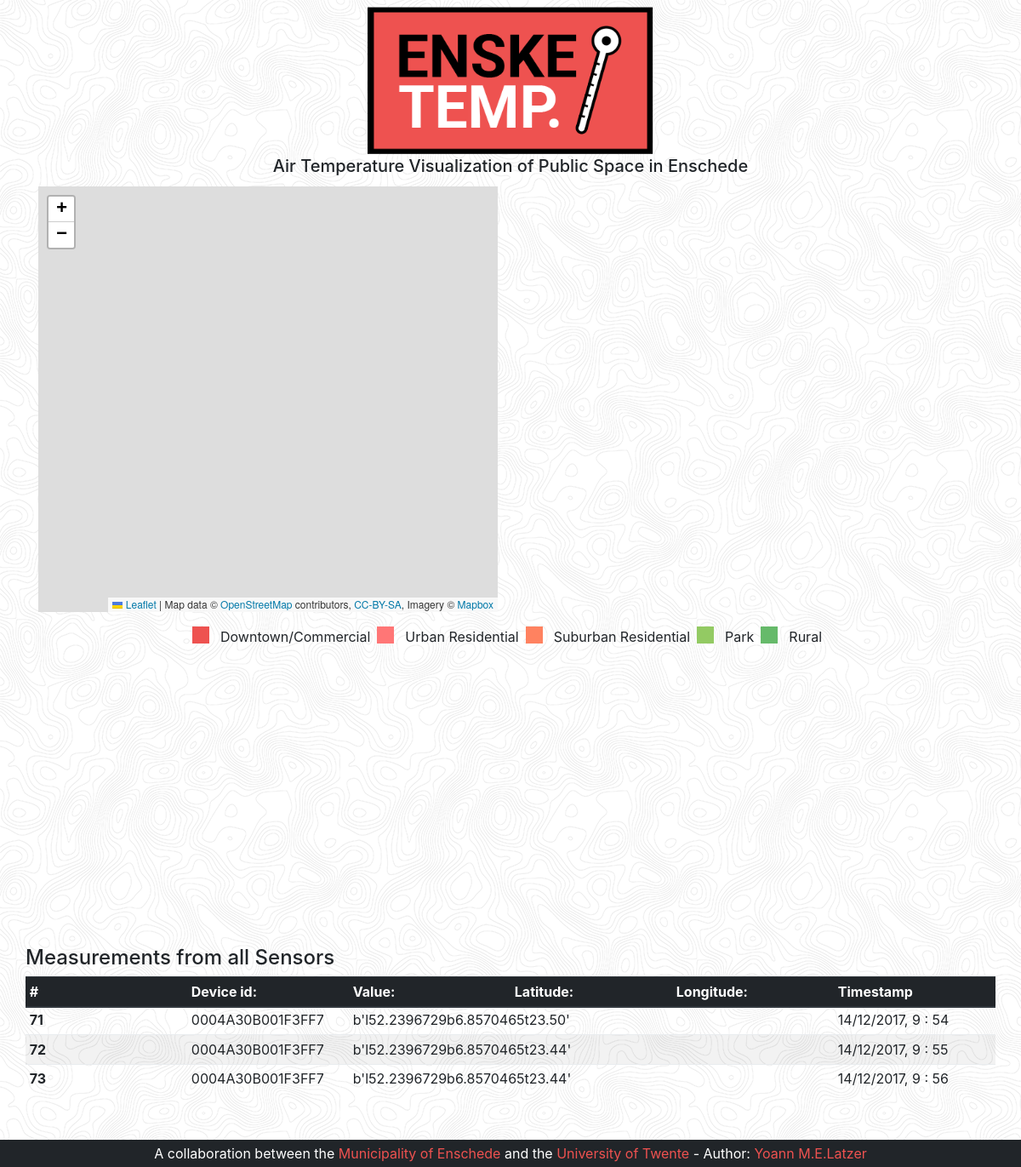
The page / on the database its author committed.
### main_app/models.py (models this page shows)
class Measurement(models.Model):
	measurement_type = models.CharField(max_length=100)
	device_id = models.CharField(max_length=100)
	value = models.CharField(max_length=50)
	latitude = models.CharField(max_length=50)
	longitude = models.CharField(max_length=50)
	day = models.IntegerField()
	month = models.IntegerField()
	year = models.IntegerField()
	hour = models.IntegerField()
	minute = models.IntegerField()
	def __str__(self):
		return '%s %s %s %s %s %s %s %s %s %s' % (self.device_id, self.value, self.latitude, self.longitude, self.day, self.month, self.year, self.hour, self.minute, self.id)

### main_app/views.py (the view)
# urls.py: url(r'^$', views.index)
def index(request, template="index.html"):
	measurements = Measurement.objects.all()
	last_object = Measurement.objects.latest('id')
	j = int(last_object.id) -50
	last_measurements = []
	for s in sensor_list:
		tempL = str(Measurement.objects.filter(device_id=s).order_by('-id')[:1])
		last_measurements.append(tempL.split(" "))
	past50_measurements = []
	for i in range(0, 50):
		temp = str(Measurement.objects.filter(id=j + i))
		past50_measurements.append(temp.split(" "))
	return render(
		request,
		template,
		{'sensor_l':sensor_list, 'measurements':measurements, 'last_m':last_measurements, 'past50':past50_measurements},
	)

### main_app/templates/index.html (shortened to what this page needs)
{% load staticfiles %}
<!DOCTYPE html>
<html>
	<head>
		 <link rel="stylesheet" href="https://unpkg.com/leaflet@1.2.0/dist/leaflet.css"
/>
		<link rel="stylesheet" href="{% static 'bootstrap.css' %}">
		<link rel="stylesheet" href="{% static 'style.css' %}">
	</head>
	<body style="background-image: url({% static 'pattern.png' %})">
		<div class="container">
			<div class="row align-items-center text-center">
				<img src="{% static 'logo_small.png' %}" class="img-fluid" alt="Responsive image" style="width: 30%; margin:0 auto;"/>
			</div>
			<div class="row align-items-center">
				<h5 style="margin: 0 auto 12px;">Air Temperature Visualization of Public Space in Enschede</h5>
			</div>
			<div class="row" style="margin-bottom: 12px;">
				<div class="col">
					<div id="mapid" style="height: 500px; z-index: 99;"></div>
				</div>
				<div class="col">
					<div id="barchart" style="height: 500px;"></div>
				</div>
			</div>
			<div class="row align-items-center">
				<div id="squares">
					<div id="square1"></div><p>Downtown/Commercial</p>
					<div id="square2"></div><p>Urban Residential</p>
					<div id="square3"></div><p>Suburban Residential</p>
					<div id="square4"></div><p>Park</p>
					<div id="square5"></div><p>Rural</p>
				</div>
			</div>
			<div class="row">
				<div class="col">
					<div id="linechart" style="height: 300px;"></div>
				</div>
			</div>
			<div class="row" style="margin-top: 12px;">
			</div>
 			<div class="row">
			<h4>Measurements from all Sensors</h4>
			<table class="table table-striped table-hover table-sm" style="margin-bottom: 55px;">
				<thead class="thead-dark">
					<tr>
						<th scope="col">#</th>
				      		<th scope="col">Device id:</th>
				      		<th scope="col">Value:</th>
						<th scope="col">Latitude:</th>
						<th scope="col">Longitude:</th>
				      		<th scope="col">Timestamp</th>
				    	</tr>
				 </thead>
				<tbody id="datarows" class="scrollMe" style="height: 100px !important;">
					{% for m in measurements %}
					<tr>
						<th scope="row">{{ m.id }}</th>
						<td>{{ m.device_id }}</td>
						<td>{{ m.value }}</td>
						<td>{{ m.latitude }}</td>
						<td>{{ m.longitude }}</td>
						<td>{{ m.day }}/{{ m.month }}/{{ m.year }}, {{ m.hour }} : {{ m.minute }}</td>
					</tr>
					{% endfor %}
				</tbody>
			</table>
			</div>
		</div>
	</body>
	<footer>
		<div class="row align-items-center">
			<p style="margin: 0 auto;">A collaboration between the <a href="https://www.enschede.nl/" target="blank">Municipality of Enschede</a> and the <a href="https://www.utwente.nl/" target="blank">University of Twente</a> - Author: <a href="http://yoannlatzer.fr" target="blank">Yoann M.E.Latzer</a></p>
		</div>
	</footer>
</html>

### main_app/static/style.css (style rules this page uses)
tr { width: 100%; display: inline-table; table-layout: fixed; }
table { display: -moz-groupbox; }
tbody { overflow-y: scroll; height: 300px; width: 100%; display: block; }
footer { background-color: #212529; padding: 4px; bottom: 0; left: 0; margin: 0, auto; }
footer p { color:white; }
footer a { color:#ee5250; }
#squares { margin: 5px auto 15px; }
#squares div { display: block; float: left; width: 20px; height: 20px; margin-right: 5px; }
#squares p { display: block; float: left; margin: 0px 8px; }
#square1 { background: #ee5250; }
#square2 { background: #ff7676; }
#square3 { background: #ff8260; }
#square4 { background: #93ca63; }
#square5 { background: #66ba6a; }

### rows shown on the page
Measurement: id "71", device_id "0004A30B001F3FF7", value "b'l52.2396729b6.8570465t23.50'", day "14", month "12", year "2017", hour "9", minute "54"
Measurement: id "72", device_id "0004A30B001F3FF7", value "b'l52.2396729b6.8570465t23.44'", day "14", month "12", year "2017", hour "9", minute "55"
Measurement: id "73", device_id "0004A30B001F3FF7", value "b'l52.2396729b6.8570465t23.44'", day "14", month "12", year "2017", hour "9", minute "56"
